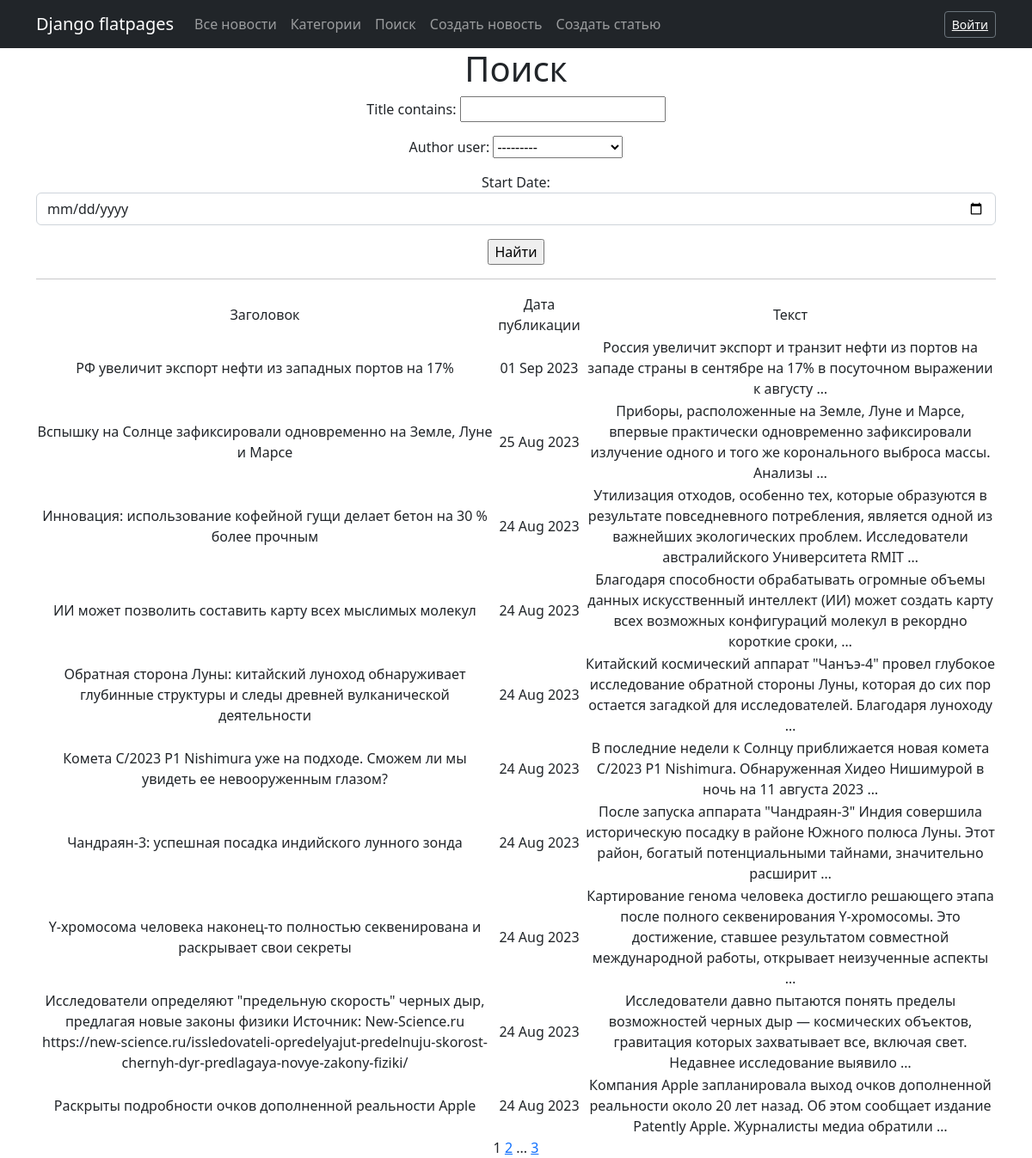
The app's page /news/search/ with its own data.
### news/models.py (models this page shows, shortened)
class Post(models.Model):
    news = 'N'
    article = 'A'
    POSITIONS = [
        (news, 'Новость'),
        (article, 'Статья')
    ]
    author = models.ForeignKey(Author, on_delete=models.CASCADE)
    select = models.CharField(max_length=1, choices=POSITIONS, default=news)
    datetime = models.DateTimeField(auto_now_add=True)
    title = models.CharField(max_length=255)
    text = models.TextField()
    category = models.ManyToManyField(Category)
    rating = models.IntegerField(default=0)

### news/views.py (the view)
# urls.py: path('search/', PostSearch.as_view(), name='search'),
class PostSearch(ListView):
    model = Post
    ordering = '-datetime'
    template_name = 'search.html'
    context_object_name = 'posts'
    paginate_by = 10
    def get_queryset(self):
        queryset = super().get_queryset()
        self.filterset = PostFilter(self.request.GET, queryset)
        return self.filterset.qs
    def get_context_data(self, **kwargs):
        context = super().get_context_data(**kwargs)
        context['filterset'] = self.filterset
        return context

### news/templatetags/custom_filters.py (called while the page is built)
@register.filter()
def censor(value):
    def check_word(word):
        for j in range(0, len(word_list)):
            if word.lower() == word_list[j]:
                new_word = word[0]
                for k in range(1, len(word)):
                    new_word += '*'
                word = new_word
        return word
    if type(value) != str:
        return 'Ошибка: "value" не строка!'
    s = ''
    i = 0
    new_word = ''
    while i < len(value):
        c = value[i]
        if (c != ' ') and (c != '.') and (c != ',') and (c != '!') and (c != '?') and (c != ' '):
            new_word += c
        else:
            if new_word != '':
                s = s + check_word(new_word) + c
                new_word = ''
            else:
                s += c
        i += 1
    if new_word != '':
        s = s + check_word(new_word)
    return s

### news/templatetags/custom_tags.py (called while the page is built)
@register.simple_tag(takes_context=True)
def url_replace(context, **kwargs):
   d = context['request'].GET.copy()
   for k, v in kwargs.items():
       d[k] = v
   return d.urlencode()

### templates/search.html (shortened to what this page needs)
{% extends 'flatpages/default.html' %}
{% load custom_filters %}
{% load custom_tags %}
{% block content %}
   <h1>Поиск</h1>
   <form action="" method="get">
       {{ filterset.form.as_p }}
       <input type="submit" value="Найти" />
   </form>
   <hr>
   {% if posts %}
       <table>
           <tr>
               <td>Заголовок</td>
               <td>Дата публикации</td>
               <td>Текст</td>
           </tr>
           {% for post in posts %}
           <tr>
               <td>{{ post.title|censor }}</td>
               <td>{{ post.datetime|date:'d M Y' }}</td>
               <td>{{ post.text|censor|truncatewords:20 }}</td>
           </tr>
           {% endfor %}
       </table>
   {% else %}
       <h2>Новостей нет!</h2>
   {% endif %}
   {{ page_obj.number }}
   {% if page_obj.has_next %}
       <a href="?{% url_replace page=page_obj.next_page_number %}">{{ page_obj.next_page_number }}</a>
       {% if paginator.num_pages != page_obj.next_page_number %}
           ...
           <a href="?{% url_replace page=page_obj.paginator.num_pages %}">{{ page_obj.paginator.num_pages }}</a>
       {% endif %}
   {% endif %}
{% endblock content %}

### records on screen
Post: title|censor "РФ увеличит экспорт нефти из западных портов на 17%", datetime "01 Sep 2023", text|censor "Россия увеличит экспорт и транзит нефти из портов на западе страны в сентябре на 17% в посуточном выражении к августу …"
Post: title|censor "Вспышку на Солнце зафиксировали одновременно на Земле, Луне и Марсе", datetime "25 Aug 2023", text|censor "Приборы, расположенные на Земле, Луне и Марсе, впервые практически одновременно зафиксировали излучение одного и того же коронального выброса массы. Анализы …"
Post: title|censor "Инновация: использование кофейной гущи делает бетон на 30 % более прочным", datetime "24 Aug 2023", text|censor "Утилизация отходов, особенно тех, которые образуются в результате повседневного потребления, является одной из важнейших экологических проблем. Исследователи австралийского Университета RMIT …"
Post: title|censor "ИИ может позволить составить карту всех мыслимых молекул", datetime "24 Aug 2023", text|censor "Благодаря способности обрабатывать огромные объемы данных искусственный интеллект (ИИ) может создать карту всех возможных конфигураций молекул в рекордно короткие сроки, …"
Post: title|censor "Обратная сторона Луны: китайский луноход обнаруживает глубинные структуры и следы древней вулканической деятельности", datetime "24 Aug 2023", text|censor "Китайский космический аппарат \"Чанъэ-4\" провел глубокое исследование обратной стороны Луны, которая до сих пор остается загадкой для исследователей. Благодаря луноходу …"
Post: title|censor "Комета C/2023 P1 Nishimura уже на подходе. Сможем ли мы увидеть ее невооруженным глазом?", datetime "24 Aug 2023", text|censor "В последние недели к Солнцу приближается новая комета C/2023 P1 Nishimura. Обнаруженная Хидео Нишимурой в ночь на 11 августа 2023 …"
Post: title|censor "Чандраян-3: успешная посадка индийского лунного зонда", datetime "24 Aug 2023", text|censor "После запуска аппарата \"Чандраян-3\" Индия совершила историческую посадку в районе Южного полюса Луны. Этот район, богатый потенциальными тайнами, значительно расширит …"
Post: title|censor "Y-хромосома человека наконец-то полностью секвенирована и раскрывает свои секреты", datetime "24 Aug 2023", text|censor "Картирование генома человека достигло решающего этапа после полного секвенирования Y-хромосомы. Это достижение, ставшее результатом совместной международной работы, открывает неизученные аспекты …"
Post: title|censor "Исследователи определяют \"предельную скорость\" черных дыр, предлагая новые законы физики Источник: New-Science.ru https://new-science.ru/issledovateli-opredelyajut-predelnuju-skorost-chernyh-dyr-predlagaya-novye-zakony-fiziki/", datetime "24 Aug 2023", text|censor "Исследователи давно пытаются понять пределы возможностей черных дыр — космических объектов, гравитация которых захватывает все, включая свет. Недавнее исследование выявило …"
Post: title|censor "Раскрыты подробности очков дополненной реальности Apple", datetime "24 Aug 2023", text|censor "Компания Apple запланировала выход очков дополненной реальности около 20 лет назад. Об этом сообщает издание Patently Apple. Журналисты медиа обратили …"

### other values on screen
{{ page_obj.number }} "1"
{{ page_obj.next_page_number }} "2"
{{ page_obj.paginator.num_pages }} "3"
